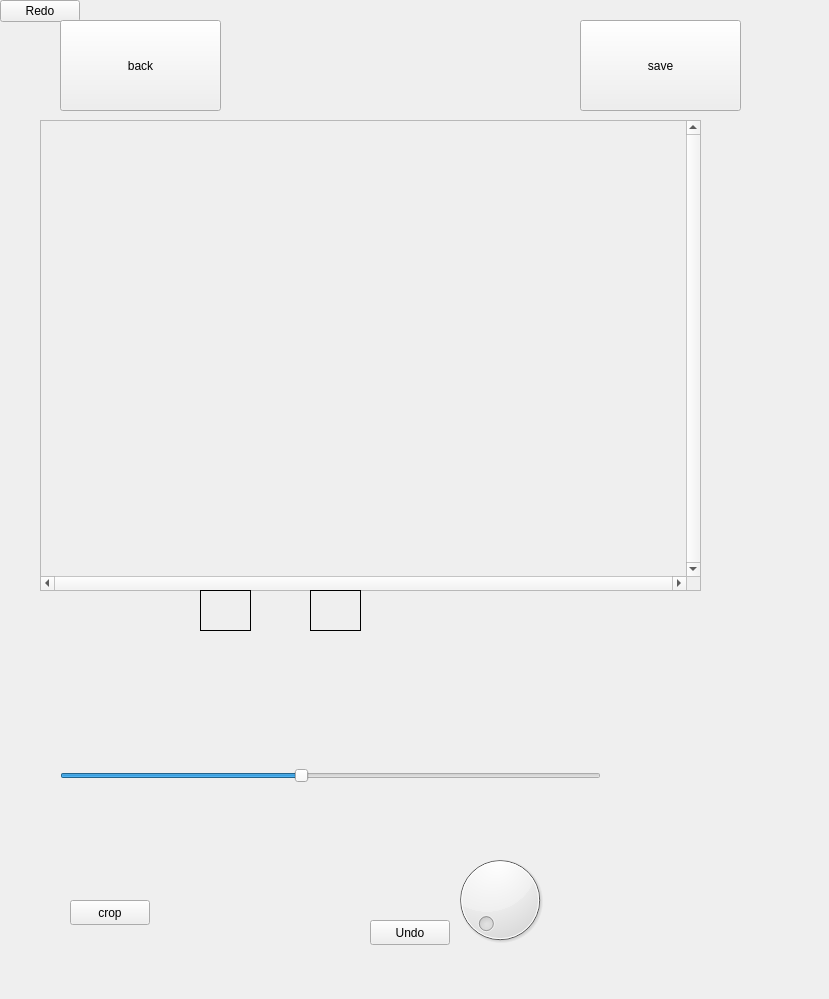
<?xml version="1.0" encoding="UTF-8"?>
<ui version="4.0">
 <class>MainWindow</class>
 <widget class="QMainWindow" name="MainWindow">
  <property name="geometry">
   <rect>
    <x>0</x>
    <y>0</y>
    <width>829</width>
    <height>999</height>
   </rect>
  </property>
  <property name="windowTitle">
   <string>MainWindow</string>
  </property>
  <widget class="QWidget" name="centralWidget">
   <widget class="QScrollArea" name="scrollArea">
    <property name="geometry">
     <rect>
      <x>40</x>
      <y>120</y>
      <width>661</width>
      <height>471</height>
     </rect>
    </property>
    <property name="verticalScrollBarPolicy">
     <enum>Qt::ScrollBarAlwaysOn</enum>
    </property>
    <property name="horizontalScrollBarPolicy">
     <enum>Qt::ScrollBarAlwaysOn</enum>
    </property>
    <property name="widgetResizable">
     <bool>true</bool>
    </property>
    <widget class="QWidget" name="scrollAreaWidgetContents_3">
     <property name="geometry">
      <rect>
       <x>0</x>
       <y>0</y>
       <width>645</width>
       <height>455</height>
      </rect>
     </property>
    </widget>
   </widget>
   <widget class="QPushButton" name="crop_button">
    <property name="geometry">
     <rect>
      <x>70</x>
      <y>900</y>
      <width>80</width>
      <height>25</height>
     </rect>
    </property>
    <property name="text">
     <string>crop</string>
    </property>
   </widget>
   <widget class="QLabel" name="original_image">
    <property name="enabled">
     <bool>true</bool>
    </property>
    <property name="geometry">
     <rect>
      <x>200</x>
      <y>590</y>
      <width>51</width>
      <height>41</height>
     </rect>
    </property>
    <property name="frameShape">
     <enum>QFrame::Box</enum>
    </property>
    <property name="text">
     <string/>
    </property>
   </widget>
   <widget class="QLabel" name="image_canvas">
    <property name="geometry">
     <rect>
      <x>310</x>
      <y>590</y>
      <width>51</width>
      <height>41</height>
     </rect>
    </property>
    <property name="frameShape">
     <enum>QFrame::Box</enum>
    </property>
    <property name="text">
     <string/>
    </property>
   </widget>
   <widget class="QPushButton" name="redo_button">
    <property name="text">
     <string>Redo</string>
    </property>
   </widget>
   <widget class="QPushButton" name="undo_button">
    <property name="geometry">
     <rect>
      <x>370</x>
      <y>920</y>
      <width>80</width>
      <height>25</height>
     </rect>
    </property>
    <property name="text">
     <string>Undo</string>
    </property>
   </widget>
   <widget class="QDial" name="dial">
    <property name="geometry">
     <rect>
      <x>450</x>
      <y>850</y>
      <width>100</width>
      <height>100</height>
     </rect>
    </property>
    <property name="maximum">
     <number>360</number>
    </property>
    <property name="singleStep">
     <number>10</number>
    </property>
    <property name="pageStep">
     <number>20</number>
    </property>
    <property name="orientation">
     <enum>Qt::Vertical</enum>
    </property>
   </widget>
   <widget class="QSlider" name="zoom_slider">
    <property name="geometry">
     <rect>
      <x>60</x>
      <y>740</y>
      <width>541</width>
      <height>71</height>
     </rect>
    </property>
    <property name="minimum">
     <number>20</number>
    </property>
    <property name="maximum">
     <number>200</number>
    </property>
    <property name="pageStep">
     <number>30</number>
    </property>
    <property name="value">
     <number>100</number>
    </property>
    <property name="orientation">
     <enum>Qt::Horizontal</enum>
    </property>
   </widget>
   <widget class="QPushButton" name="save_button">
    <property name="geometry">
     <rect>
      <x>580</x>
      <y>20</y>
      <width>161</width>
      <height>91</height>
     </rect>
    </property>
    <property name="text">
     <string>save</string>
    </property>
   </widget>
   <widget class="QPushButton" name="back_button">
    <property name="geometry">
     <rect>
      <x>60</x>
      <y>20</y>
      <width>161</width>
      <height>91</height>
     </rect>
    </property>
    <property name="text">
     <string>back</string>
    </property>
   </widget>
  </widget>
 </widget>
 <layoutdefault spacing="6" margin="11"/>
 <resources/>
 <connections/>
</ui>
